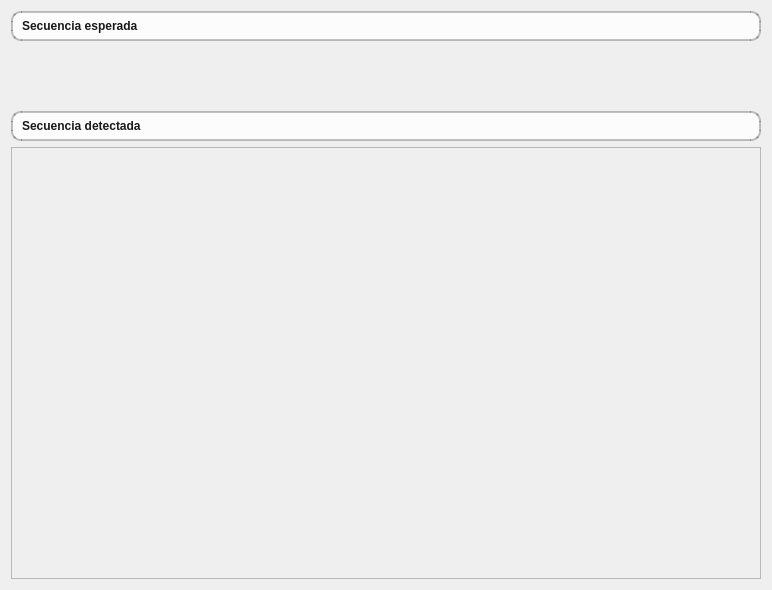
<?xml version="1.0" encoding="UTF-8"?>
<ui version="4.0">
 <class>sequenceWidget</class>
 <widget class="QWidget" name="sequenceWidget">
  <property name="geometry">
   <rect>
    <x>0</x>
    <y>0</y>
    <width>772</width>
    <height>590</height>
   </rect>
  </property>
  <property name="sizePolicy">
   <sizepolicy hsizetype="Preferred" vsizetype="Preferred">
    <horstretch>0</horstretch>
    <verstretch>0</verstretch>
   </sizepolicy>
  </property>
  <property name="windowTitle">
   <string>Form</string>
  </property>
  <layout class="QVBoxLayout" name="verticalLayout_2">
   <item>
    <layout class="QVBoxLayout" name="verticalLayout">
     <item>
      <widget class="QLabel" name="lblExpectedSequence">
       <property name="enabled">
        <bool>true</bool>
       </property>
       <property name="minimumSize">
        <size>
         <width>0</width>
         <height>0</height>
        </size>
       </property>
       <property name="maximumSize">
        <size>
         <width>16777215</width>
         <height>60</height>
        </size>
       </property>
       <property name="styleSheet">
        <string notr="true">color: rgb(25, 25, 25);
font: 18pt &quot;Cascadia Mono ExtraLight&quot;;
font-weight: bold;

background-color: rgba(255, 255, 255, 215);
border: 2px solid rgba(0, 0, 0, 60);
border-radius: 10px;
padding: 6px;</string>
       </property>
       <property name="text">
        <string>Secuencia esperada</string>
       </property>
      </widget>
     </item>
     <item>
      <widget class="QWidget" name="expecteSequenceWidget" native="true">
       <property name="sizePolicy">
        <sizepolicy hsizetype="Maximum" vsizetype="Maximum">
         <horstretch>0</horstretch>
         <verstretch>10</verstretch>
        </sizepolicy>
       </property>
       <layout class="QGridLayout" name="gridLayout">
        <item row="0" column="0">
         <layout class="QGridLayout" name="expectedSequenceLayout"/>
        </item>
       </layout>
      </widget>
     </item>
     <item>
      <spacer name="verticalSpacer_2">
       <property name="orientation">
        <enum>Qt::Vertical</enum>
       </property>
       <property name="sizeType">
        <enum>QSizePolicy::Fixed</enum>
       </property>
       <property name="sizeHint" stdset="0">
        <size>
         <width>20</width>
         <height>40</height>
        </size>
       </property>
      </spacer>
     </item>
     <item>
      <widget class="QLabel" name="lblDetectedSequence">
       <property name="enabled">
        <bool>true</bool>
       </property>
       <property name="styleSheet">
        <string notr="true">color: rgb(25, 25, 25);
font: 18pt &quot;Cascadia Mono ExtraLight&quot;;
font-weight: bold;

background-color: rgba(255, 255, 255, 215);
border: 2px solid rgba(0, 0, 0, 60);
border-radius: 10px;
padding: 6px;</string>
       </property>
       <property name="text">
        <string>Secuencia detectada</string>
       </property>
      </widget>
     </item>
     <item>
      <widget class="QScrollArea" name="scrollArea">
       <property name="enabled">
        <bool>true</bool>
       </property>
       <property name="horizontalScrollBarPolicy">
        <enum>Qt::ScrollBarAlwaysOff</enum>
       </property>
       <property name="widgetResizable">
        <bool>true</bool>
       </property>
       <widget class="QWidget" name="detectedSequenceWidget">
        <property name="geometry">
         <rect>
          <x>0</x>
          <y>0</y>
          <width>746</width>
          <height>360</height>
         </rect>
        </property>
        <layout class="QGridLayout" name="gridLayout_4">
         <item row="0" column="0">
          <layout class="QGridLayout" name="detectedSequenceLayout">
           <item row="0" column="0">
            <spacer name="verticalSpacer">
             <property name="orientation">
              <enum>Qt::Vertical</enum>
             </property>
             <property name="sizeType">
              <enum>QSizePolicy::Expanding</enum>
             </property>
             <property name="sizeHint" stdset="0">
              <size>
               <width>20</width>
               <height>40</height>
              </size>
             </property>
            </spacer>
           </item>
          </layout>
         </item>
        </layout>
       </widget>
      </widget>
     </item>
    </layout>
   </item>
  </layout>
 </widget>
 <resources>
  <include location="images/resources.qrc"/>
 </resources>
 <connections/>
</ui>
